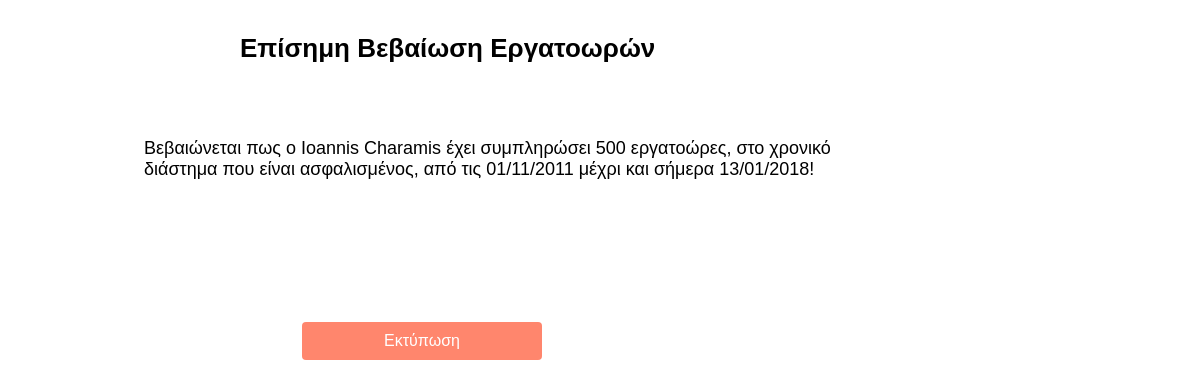
The app's page /pages/cert_ins.php (signed in) with its own data.
### tables this page shows
CREATE TABLE `accounts` (
  `NAME` varchar(100) NOT NULL,
  `SURNAME` varchar(100) NOT NULL,
  `FATHER_NAME` varchar(100) NOT NULL,
  `MOTHER_NAME` varchar(100) NOT NULL,
  `AFM` char(9) NOT NULL,
  `EMAIL` varchar(100) NOT NULL,
  `USERNAME` varchar(100) NOT NULL,
  `PASSWORD` varchar(100) NOT NULL
);

CREATE TABLE `insurance_info` (
  `AFM` char(9) NOT NULL,
  `BIRTH_DATE` date NOT NULL,
  `INSUR_DATE` date NOT NULL,
  `PENS_DATE` date NOT NULL,
  `WORKHOURS` int(11) NOT NULL,
  `INSUR_TYPE` int(11) NOT NULL,
  `CHILDREN` int(11) NOT NULL,
  `PENSION_AMOUNT` int(11) NOT NULL,
  `INSURED_CHILDREN` int(11) NOT NULL,
  `YEAR1` int(11) NOT NULL,
  `YEAR2` int(11) NOT NULL,
  `YEAR3` int(11) NOT NULL,
  `YEAR4` int(11) NOT NULL,
  `YEAR5` int(11) NOT NULL
);

### pages/cert_ins.php (the view, shortened to what this page needs)
<?php
$mysqli = new mysqli( "localhost", "root", "root", "sdi1400220" );
?>
<html>
<head>
<link rel="stylesheet" type="text/css" href="/IKA/assets/css/style.css" media="screen" />
<link rel="stylesheet" type="text/css" href="/IKA/assets/css/profile.css" media="screen" />
<link rel="stylesheet" type="text/css" href="/IKA/assets/css/cert_ins.css" media="screen" />
<link rel="stylesheet" type="text/css" href="/IKA/assets/css/print.css" media="print">
<?php
	if ( isset( $_SESSION[ 'logged_in' ] ) ) {
?>
  <?php
  $username = $_SESSION[ 'username' ];
  $sql = "SELECT * FROM accounts WHERE USERNAME='$username' ";
  $result = $mysqli->query( $sql );
  $rows = $result->fetch_assoc();
  $afm = $rows['AFM'];
  $sql = "SELECT *, DATE_FORMAT(INSUR_DATE, '%d/%m/%Y') as MY_INSUR_DATE FROM insurance_info WHERE AFM='$afm' ";
  $result = $mysqli->query( $sql );
  $rows2 = $result->fetch_assoc();
  if ( $rows2['INSUR_TYPE'] == 0) {
  ?>
  <div class="print">
    <h1 class="title">Επίσημη Βεβαίωση Εργατοωρών</h1>
    <p class="text">Βεβαιώνεται πως ο <?php echo $rows['NAME'], " ", $rows['SURNAME']; ?> έχει συμπληρώσει <?php echo $rows2['WORKHOURS']; ?> εργατοώρες, στο χρονικό </br>διάστημα που είναι ασφαλισμένος, από τις <?php echo $rows2['MY_INSUR_DATE']; ?> μέχρι και σήμερα <?php echo date("d/m/Y"); ?>!</p>
  </div>
  <a href="#" onclick="window.print();return false;">
   <button class="print_page"><span> Εκτύπωση </span></button>
  </a>
  <?php } ?>
<?php }  ?>
</html>

### assets/css/cert_ins.css (style rules this page uses)
.title { top: 2%; left: 20%; font-size: 26px; font-family: 'Didact Gothic', sans-serif; position: absolute; }
.text { top: 15%; left: 12%; font-size: 18px; font-family: 'Didact Gothic', sans-serif; position: absolute; }
.print_page { top: 40%; left: 25%; position: absolute; border-radius: 4px; background-color: #FF866D; border: none; color: #FFFFFF; text-align: center; font-size: 16px; padding: 10px; width: 20%; transition: all 0.5s; cursor: pointer; margin: 2px; }
.print_page span { cursor: pointer; display: inline-block; position: relative; transition: 0.5s; }
.print_page span:after { content: '\00bb'; position: absolute; opacity: 0; top: 0; right: -20px; transition: 0.5s; }

### assets/css/print.css (style rules this page uses)
.print { visibility:visible; }

### records on screen
accounts: NAME "Ioannis", SURNAME "Charamis"
insurance_info: WORKHOURS "500"

### other values on screen
$rows2['MY_INSUR_DATE'] "01/11/2011"
